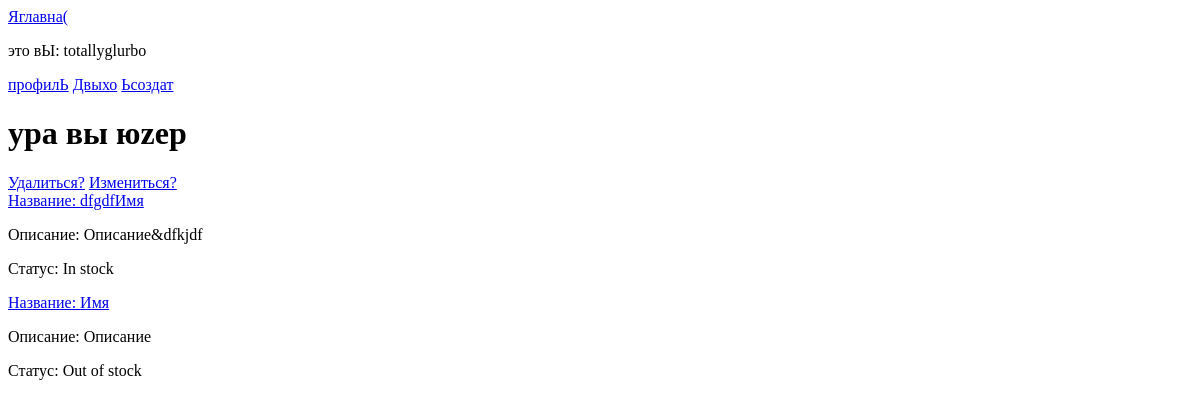
/posts/profile/ (signed in), run on an earlier commit of the app's database.
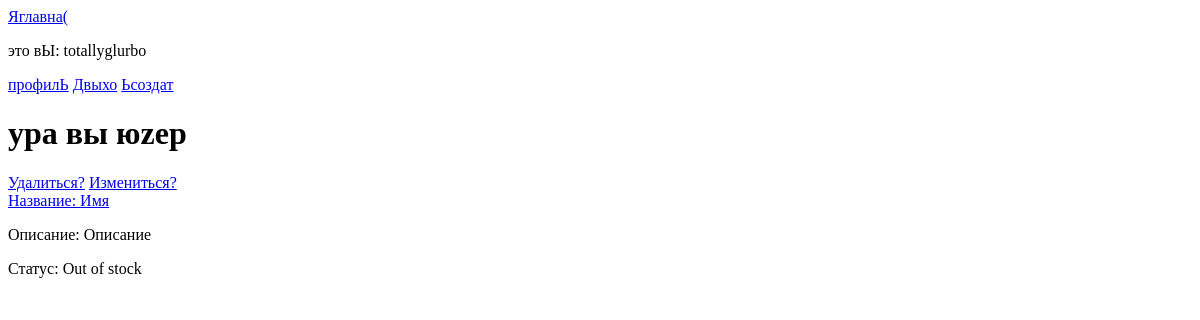
And on a later commit of the database.
### posts/models.py (models this page shows)
class Post(models.Model):
    name = models.CharField(max_length=120, default='Имя')
    description = models.TextField(default='Описание')
    status = models.CharField(max_length=30, choices=STATUS_CHOICES, default='in')
    author = models.ForeignKey('ReallyUser', on_delete=models.CASCADE, verbose_name='Создатель интернета', null=True)

### posts/views.py (the view)
# urls.py: path('profile/', views.profile_view, name='profile'),
@login_required
def profile_view(request):
    posts = Post.objects.filter(author=request.user)
    context = {
        'posts': posts,
        'user': request.user,
    }
    return render(request, 'profile.html', context)

### posts/templates/profile.html
{% extends "base_generic.html" %}
{% block content %}
    <h1>ура вы юzер</h1>
    <a href="{% url 'user-delete' %}">Удалиться?</a>
    <a href="{% url 'user-change' %}">Измениться?</a>
{% if posts %}
        <div>
            {% for post in posts %}
            <a href="{% url 'post-detail' post.id %}">Название: {{ post.name }}</a>
            <p>Описание: {{ post.description }}</p>
            <p>Статус: {{ post.get_status_display }}</p>
            {% endfor %}
        </div>
        {% else %}
            <p>Нет!</p>
        {% endif %}
{% endblock %}

What changed in the data, as far as the page shows it:
removed Post: name "dfgdfИмя", description "Описание&dfkjdf", status "In stock"
